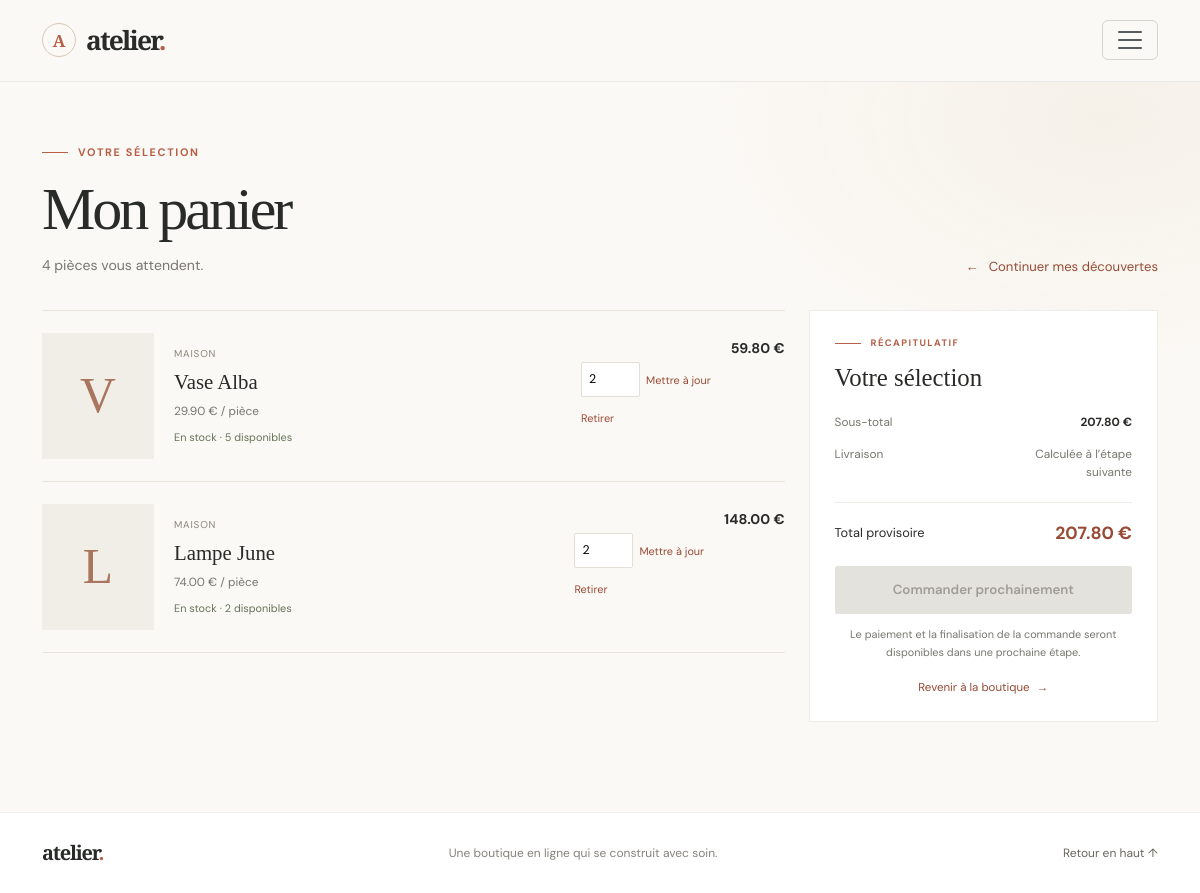
/cart/ (signed in), run on the app's committed database.
### app/models.py (models this page shows)
class CartItem(db.Model):
    __tablename__ = "cart_items"
    id = db.Column(db.Integer, primary_key=True)
    user_id = db.Column(db.Integer, db.ForeignKey("users.id"), nullable=False)
    product_id = db.Column(db.Integer, db.ForeignKey("products.id"), nullable=False)
    quantity = db.Column(db.Integer, default=1)
    user = db.relationship("User", back_populates="cart_items")
    product = db.relationship("Product")

class Product(db.Model):
    __tablename__ = "products"
    id = db.Column(db.Integer, primary_key=True)
    name = db.Column(db.String(150), nullable=False)
    description = db.Column(db.Text)
    price = db.Column(db.Float, nullable=False)
    image = db.Column(db.String(255))
    stock = db.Column(db.Integer, default=0)
    category_id = db.Column(
        db.Integer,
        db.ForeignKey("categories.id"),
        nullable=False
    )
    category = db.relationship("Category", back_populates="products")

class Category(db.Model):
    __tablename__ = "categories"
    id = db.Column(db.Integer, primary_key=True)
    name = db.Column(db.String(100), unique=True, nullable=False)
    description = db.Column(db.Text)
    products = db.relationship("Product", back_populates="category")

### app/cart/routes.py (the view)
@cart.get("/")
@login_required
def index():
    items = _cart_items()
    total = sum(item.product.price * item.quantity for item in items)
    return render_template("cart.html", items=items, total=total)

### app/cart/routes.py (called while the page is built)
def _cart_items():
    return db.session.scalars(
        db.select(CartItem)
        .where(CartItem.user_id == current_user.id)
        .order_by(CartItem.id)
    ).all()

### app/templates/cart.html (shortened to what this page needs)
{% extends "base.html" %}
{% block content %}
<section class="cart-page">
    <div class="container">
        <div class="cart-heading">
            <div>
                <p class="eyebrow"><span class="eyebrow-line"></span> VOTRE SÉLECTION</p>
                <h1>Mon panier</h1>
                <p>
                    {% set item_count = items|sum(attribute="quantity") %}
                    {% if item_count == 1 %}
                        1 pièce vous attend.
                    {% else %}
                        {{ item_count }} pièces vous attendent.
                    {% endif %}
                </p>
            </div>
            <a class="cart-continue-link" href="{{ url_for('shop') }}">
                <span aria-hidden="true">←</span> Continuer mes découvertes
            </a>
        </div>
        {% if items %}
        <div class="cart-layout">
            <div class="cart-items-list">
                {% for item in items %}
                <article class="cart-item">
                    <a class="cart-item-image" href="{{ url_for('product_detail', product_id=item.product.id) }}"
                       aria-label="Voir {{ item.product.name }}">
                        {% if item.product.image %}
                        <img src="{{ item.product.image }}" alt="{{ item.product.name }}"
                             loading="lazy">
                        {% else %}
                        <span aria-hidden="true">{{ item.product.name[:1]|upper }}</span>
                        {% endif %}
                    </a>
                    <div class="cart-item-info">
                        {% if item.product.category %}
                        <p class="product-category">{{ item.product.category.name }}</p>
                        {% endif %}
                        <h2>
                            <a href="{{ url_for('product_detail', product_id=item.product.id) }}">
                                {{ item.product.name }}
                            </a>
                        </h2>
                        <p class="cart-item-unit-price">
                            {{ "%.2f"|format(item.product.price) }} € / pièce
                        </p>
                        {% if item.product.stock > 0 %}
                        <p class="cart-item-stock">
                            En stock · {{ item.product.stock }}
                            {% if item.product.stock == 1 %}disponible{% else %}disponibles{% endif %}
                        </p>
                        {% else %}
                        <p class="cart-item-stock cart-item-stock-out">
                            Actuellement indisponible
                        </p>
                        {% endif %}
                    </div>
                    <div class="cart-item-controls">
                        {% if item.product.stock > 0 %}
                        <form class="cart-quantity-form" method="post"
                              action="{{ url_for('cart.update', item_id=item.id) }}">
                            <input id="quantity-{{ item.id }}" name="quantity" type="number"
                                   min="1" max="{{ item.product.stock }}"
                                   value="{{ item.quantity }}" required>
                            <button type="submit">Mettre à jour</button>
                        </form>
                        {% endif %}
                        <form method="post"
                              action="{{ url_for('cart.remove', item_id=item.id) }}">
                            <button class="cart-remove-button" type="submit">
                                Retirer
                            </button>
                        </form>
                    </div>
                    <p class="cart-item-subtotal">
                        {{ "%.2f"|format(item.product.price * item.quantity) }} €
                    </p>
                </article>
                {% endfor %}
            </div>
            <aside class="cart-summary">
                <p class="eyebrow"><span class="eyebrow-line"></span> RÉCAPITULATIF</p>
                <h2>Votre sélection</h2>
                <div class="cart-summary-row">
                    <span>Sous-total</span>
                    <strong>{{ "%.2f"|format(total) }} €</strong>
                </div>
                <div class="cart-summary-row">
                    <span>Livraison</span>
                    <span>Calculée à l’étape suivante</span>
                </div>
                <div class="cart-summary-total">
                    <span>Total provisoire</span>
                    <strong>{{ "%.2f"|format(total) }} €</strong>
                </div>
                <button class="btn cart-checkout-button" type="button" disabled>
                    Commander prochainement
                </button>
                <p class="cart-checkout-note">
                    Le paiement et la finalisation de la commande seront disponibles
                    dans une prochaine étape.
                </p>
                <a class="cart-secure-note" href="{{ url_for('shop') }}">
                    Revenir à la boutique <span aria-hidden="true">→</span>
                </a>
            </aside>
        </div>
        {% endif %}
    </div>
</section>
{% endblock %}

### data on the page
CartItem: product "V", product.category.name "MAISON", product.name "Vase Alba", product.stock "5", quantity "2"
Product: product.price "29.90", item.product.price*item.quantity "59.80"
CartItem: product "L", product.category.name "MAISON", product.name "Lampe June", product.stock "2", quantity "2"
Product: product.price "74.00", item.product.price*item.quantity "148.00"

### other printed values
{{ item_count }} "4"
{{ "%.2f"|format(total) }} "207.80"
